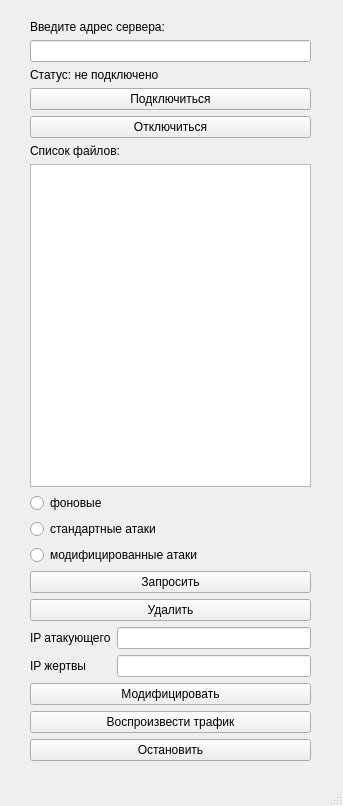
<?xml version="1.0" encoding="UTF-8"?>
<ui version="4.0">
 <class>MainWindow</class>
 <widget class="QMainWindow" name="MainWindow">
  <property name="geometry">
   <rect>
    <x>0</x>
    <y>0</y>
    <width>343</width>
    <height>806</height>
   </rect>
  </property>
  <property name="windowTitle">
   <string>Client</string>
  </property>
  <widget class="QWidget" name="centralwidget">
   <widget class="QWidget" name="layoutWidget">
    <property name="geometry">
     <rect>
      <x>30</x>
      <y>20</y>
      <width>281</width>
      <height>741</height>
     </rect>
    </property>
    <layout class="QVBoxLayout" name="verticalLayout_2">
     <item>
      <widget class="QLabel" name="label">
       <property name="text">
        <string>Введите адрес сервера:</string>
       </property>
      </widget>
     </item>
     <item>
      <widget class="QLineEdit" name="lineEdit"/>
     </item>
     <item>
      <widget class="QLabel" name="label_3">
       <property name="text">
        <string>Статус: не подключено</string>
       </property>
      </widget>
     </item>
     <item>
      <widget class="QPushButton" name="pushButton">
       <property name="text">
        <string>Подключиться</string>
       </property>
      </widget>
     </item>
     <item>
      <widget class="QPushButton" name="pushButton_7">
       <property name="text">
        <string>Отключиться</string>
       </property>
      </widget>
     </item>
     <item>
      <widget class="QLabel" name="label_2">
       <property name="text">
        <string>Список файлов:</string>
       </property>
      </widget>
     </item>
     <item>
      <widget class="QListWidget" name="listWidget"/>
     </item>
     <item>
      <layout class="QVBoxLayout" name="verticalLayout">
       <item>
        <widget class="QRadioButton" name="radioButton">
         <property name="text">
          <string>фоновые</string>
         </property>
        </widget>
       </item>
       <item>
        <widget class="QRadioButton" name="radioButton_2">
         <property name="text">
          <string>стандартные атаки</string>
         </property>
        </widget>
       </item>
       <item>
        <widget class="QRadioButton" name="radioButton_3">
         <property name="text">
          <string>модифицированные атаки</string>
         </property>
        </widget>
       </item>
      </layout>
     </item>
     <item>
      <widget class="QPushButton" name="pushButton_2">
       <property name="text">
        <string>Запросить</string>
       </property>
      </widget>
     </item>
     <item>
      <widget class="QPushButton" name="pushButton_3">
       <property name="text">
        <string>Удалить</string>
       </property>
      </widget>
     </item>
     <item>
      <layout class="QHBoxLayout" name="horizontalLayout">
       <item>
        <layout class="QVBoxLayout" name="verticalLayout_4">
         <item>
          <widget class="QLabel" name="label_4">
           <property name="text">
            <string>IP атакующего</string>
           </property>
          </widget>
         </item>
         <item>
          <widget class="QLabel" name="label_5">
           <property name="text">
            <string>IP жертвы</string>
           </property>
          </widget>
         </item>
        </layout>
       </item>
       <item>
        <layout class="QVBoxLayout" name="verticalLayout_3">
         <item>
          <widget class="QLineEdit" name="lineEdit_2"/>
         </item>
         <item>
          <widget class="QLineEdit" name="lineEdit_3"/>
         </item>
        </layout>
       </item>
      </layout>
     </item>
     <item>
      <widget class="QPushButton" name="pushButton_4">
       <property name="text">
        <string>Модифицировать</string>
       </property>
      </widget>
     </item>
     <item>
      <widget class="QPushButton" name="pushButton_5">
       <property name="text">
        <string>Воспроизвести трафик</string>
       </property>
      </widget>
     </item>
     <item>
      <widget class="QPushButton" name="pushButton_6">
       <property name="text">
        <string>Остановить</string>
       </property>
      </widget>
     </item>
    </layout>
   </widget>
  </widget>
  <widget class="QMenuBar" name="menubar">
   <property name="geometry">
    <rect>
     <x>0</x>
     <y>0</y>
     <width>343</width>
     <height>20</height>
    </rect>
   </property>
  </widget>
  <widget class="QStatusBar" name="statusbar"/>
 </widget>
 <resources/>
 <connections/>
</ui>
